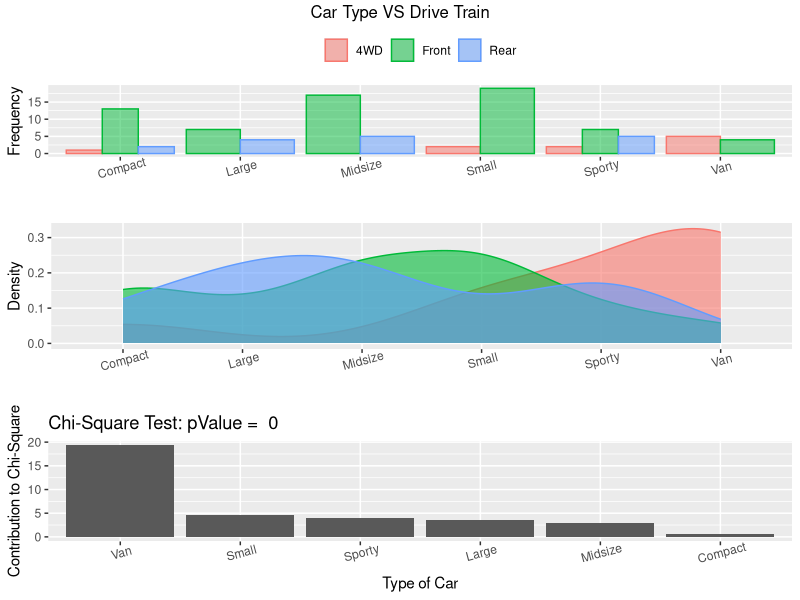
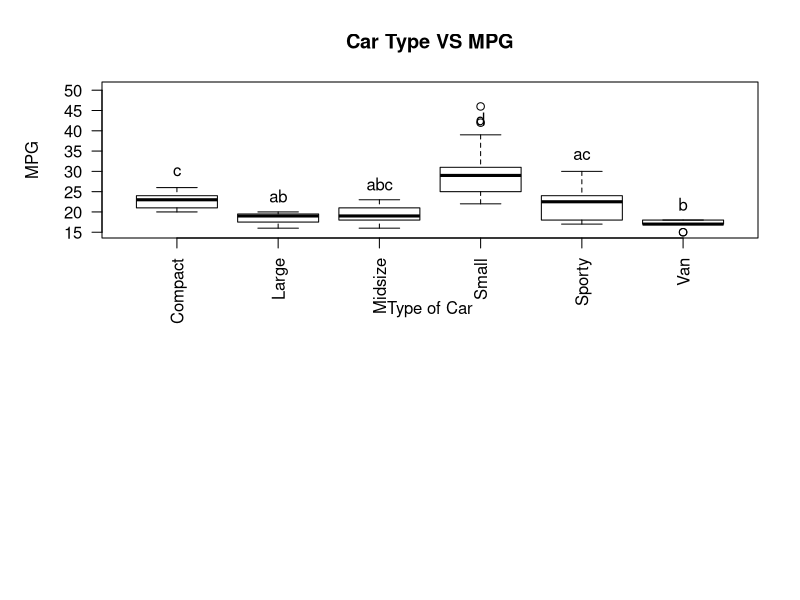

R code for these plots, in order:
## ---- chunk 1
# Load the libraries ------------------------------------------------------
library(tidyverse)
library(magrittr)
library(ggalluvial)
library(gridExtra)
library(zoo)
library(scales)
#library(readxl)
library(MASS)
#library(xlsx)
library(modeest)
library(multcompView)
# setup working directory -------------------------------------------------
setwd("C:/Users/fang/Documents/FangRepo")
set.seed(99)
rm(list=ls())

# Functions -------------------------------------------------

# find mode of a variable grouped by variable ID 
findModes <- function(varID,var,varIDName,varModeName){
  a = table(varID,var)
  aColNames = colnames(a)
  #if there is empty string, do not use it
  if (aColNames[1] == "") { a = a[,2:ncol(a)]
  aColNames = aColNames[2:length(aColNames)] }
  colIdxMax = max.col(a)
  modes = aColNames[colIdxMax]
  b=cbind(rownames(a),modes)
  colnames(b) = c(varIDName,varModeName)
  return(b)
  #return(modes)
}

# I need to group the treatments that are not different from each other together.
generate_label_df <- function(TUKEY, variable){
  
  # Extract labels and factor levels from Tukey post-hoc 
  Tukey.levels <- TUKEY[[variable]][,4]
  Tukey.labels <- data.frame(multcompLetters(Tukey.levels)['Letters'])
  
  #I need to put the labels in the same order as in the boxplot :
  Tukey.labels$treatment=rownames(Tukey.labels)
  Tukey.labels=Tukey.labels[order(Tukey.labels$treatment) , ]
  return(Tukey.labels)
}

# Perform and visualize Chi square test and Tukey HSD test
test2CatVar <- function(data,xlabText,ylabText,xlabTickAngle=0,titleText,testType){
  #library(ggplot2)
  #library(gridExtra)
  if (testType=='ChiSquared'){
    FreqPlot <- ggplot(data, aes(x=x, fill=y, color=y, group=y)) +
      geom_histogram( position="dodge", stat = "count",alpha=0.5) + 
      #geom_density(alpha=0.6) +
      theme(legend.position="top",legend.title = element_blank()) + 
      theme(axis.text.x = element_text(angle = xlabTickAngle)) +
      ylab('Frequency') + xlab('') 
    #FreqPlot
    # 
    DensPlot <- ggplot(data, aes(x=x, fill=y, color=y, group=y)) +
      #geom_histogram( position="dodge", stat = "count",alpha=0.5) +
      geom_density(alpha=0.6) +
      theme(legend.position="none") +
      theme(axis.text.x = element_text(angle = xlabTickAngle)) +
      ylab('Density') + xlab('')
    #DensPlot
    #
    chisqTest = chisq.test(table(data$x,data$y))
    contributionChiSq = sort(rowSums((chisqTest$expected-chisqTest$observed)^2/chisqTest$expected))
    contributionDf = data.frame(contribution=contributionChiSq,category=names(contributionChiSq))
    contributionPlot<-ggplot(contributionDf, aes(x = reorder(category, -contribution), y = contribution)) +
      geom_bar(stat="identity") +
      theme(axis.text.x = element_text(angle = xlabTickAngle)) +
      xlab(xlabText) + ylab('Contribution to Chi-Square') +
      labs(title =paste('Chi-Square Test: pValue = ',round(chisqTest$p.value,2)))
    #contributionPlot
    
    #
    grid.arrange(FreqPlot, DensPlot, contributionPlot, nrow = 3,  top = titleText)
  }
  #
  else if (testType=='TukeyHSD') {
    # What is the effect of the treatment x on y ?
    model=lm( data$y ~ data$x )
    ANOVA=aov(model)
    
    # Tukey test to study each pair of treatment :
    TUKEY <- TukeyHSD(x=ANOVA, 'data$x', conf.level=0.95)
    
    # Apply the function on my dataset
    LABELS <- generate_label_df(TUKEY , "data$x")
    color = grDevices::colors()[grep('gr(a|e)y', grDevices::colors(), invert = T)]
    
    
    # A panel of colors to draw each group with the same color :
    my_colors <- sample(color,length(LABELS))
    
    # Draw the basic boxplot
    a <- boxplot(data$y ~ data$x , ylim=c(min(data$y,na.rm = T) , 1.1*max(data$y,na.rm = T)), las = 2, 
                 par(mar = c(18, 5, 4, 2)+ 0.1), col=my_colors[as.numeric(LABELS[,1])] ,
                 ylab=ylabText , main=titleText, xlab = xlabText)
    
    # I want to write the letter over each box. Over is how high I want to write it.
    over <- 0.1*max( a$stats[nrow(a$stats),] )
    
    #Add the labels
    text( c(1:length(unique(data$x))) , a$stats[nrow(a$stats),]+over , LABELS[,1]  , col=my_colors[as.numeric(LABELS[,1])] )
  }
  else {print('testType need to be either ChiSquared or TukeyHSD!')}
  
}

## ---- chunk 2
### Quick test using public dataset
data("Cars93")

## ---- chunk 3
# Chi Square test of two categorical variables
data1=data.frame(x=Cars93$Type,y=Cars93$DriveTrain)
test2CatVar(data = data1, xlabText='Type of Car', ylabText = 'Drive Train',xlabTickAngle = 15, titleText='Car Type VS Drive Train', testType = 'ChiSquared')

## ---- chunk 4
# Tukey HSD test of one categorical variable and one continuous variable
data2=data.frame(x=Cars93$Type,y=Cars93$MPG.city)
test2CatVar(data = data2, xlabText='Type of Car', ylabText = 'MPG',xlabTickAngle = 15, titleText='Car Type VS MPG', testType = 'TukeyHSD')
